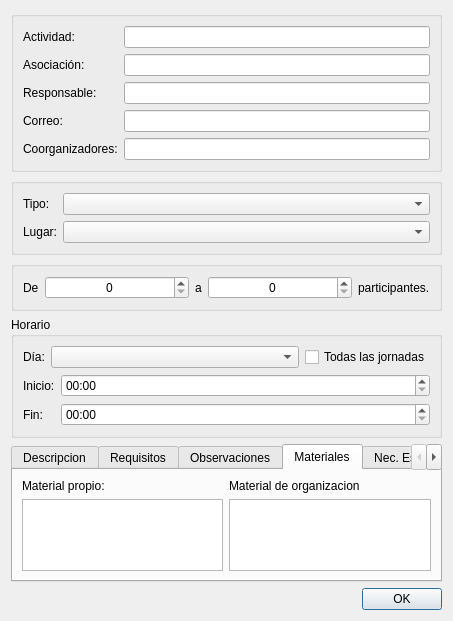
<?xml version="1.0" encoding="UTF-8"?>
<ui version="4.0">
 <class>ActCompletaDialog</class>
 <widget class="QDialog" name="ActCompletaDialog">
  <property name="geometry">
   <rect>
    <x>0</x>
    <y>0</y>
    <width>453</width>
    <height>563</height>
   </rect>
  </property>
  <property name="windowTitle">
   <string>MyAcolito - Vista detallada de actividades</string>
  </property>
  <property name="windowIcon">
   <iconset resource="acolitoRC.qrc">
    <normaloff>:/acolitos/iconos/vistaDetallada</normaloff>:/acolitos/iconos/vistaDetallada</iconset>
  </property>
  <layout class="QVBoxLayout" name="verticalLayout_2">
   <item>
    <widget class="QGroupBox" name="groupBox">
     <property name="title">
      <string/>
     </property>
     <layout class="QGridLayout" name="gridLayout">
      <item row="0" column="0">
       <widget class="QLabel" name="label">
        <property name="text">
         <string>Actividad:</string>
        </property>
       </widget>
      </item>
      <item row="0" column="1">
       <widget class="QLineEdit" name="actividadLine"/>
      </item>
      <item row="1" column="0">
       <widget class="QLabel" name="label_2">
        <property name="text">
         <string>Asociación:</string>
        </property>
       </widget>
      </item>
      <item row="1" column="1">
       <widget class="QLineEdit" name="asociacionLine"/>
      </item>
      <item row="2" column="0">
       <widget class="QLabel" name="label_3">
        <property name="text">
         <string>Responsable:</string>
        </property>
       </widget>
      </item>
      <item row="2" column="1">
       <widget class="QLineEdit" name="responsableLine"/>
      </item>
      <item row="3" column="0">
       <widget class="QLabel" name="label_4">
        <property name="text">
         <string>Correo:</string>
        </property>
       </widget>
      </item>
      <item row="3" column="1">
       <widget class="QLineEdit" name="correoLine"/>
      </item>
      <item row="4" column="0">
       <widget class="QLabel" name="label_5">
        <property name="text">
         <string>Coorganizadores:</string>
        </property>
       </widget>
      </item>
      <item row="4" column="1">
       <widget class="QLineEdit" name="coorganizadorLine"/>
      </item>
     </layout>
    </widget>
   </item>
   <item>
    <widget class="QGroupBox" name="groupBox_2">
     <property name="title">
      <string/>
     </property>
     <layout class="QGridLayout" name="gridLayout_4">
      <item row="0" column="0">
       <widget class="QLabel" name="label_6">
        <property name="text">
         <string>Tipo:</string>
        </property>
       </widget>
      </item>
      <item row="0" column="1">
       <widget class="AcolitoTextComboBox" name="tipoComboBox">
        <property name="sizePolicy">
         <sizepolicy hsizetype="Expanding" vsizetype="Fixed">
          <horstretch>0</horstretch>
          <verstretch>0</verstretch>
         </sizepolicy>
        </property>
       </widget>
      </item>
      <item row="1" column="0">
       <widget class="QLabel" name="label_15">
        <property name="text">
         <string>Lugar:</string>
        </property>
       </widget>
      </item>
      <item row="1" column="1">
       <widget class="AcolitoTextComboBox" name="lugarComboBox">
        <property name="sizePolicy">
         <sizepolicy hsizetype="Expanding" vsizetype="Fixed">
          <horstretch>0</horstretch>
          <verstretch>0</verstretch>
         </sizepolicy>
        </property>
       </widget>
      </item>
     </layout>
    </widget>
   </item>
   <item>
    <widget class="QGroupBox" name="groupBox_4">
     <property name="title">
      <string/>
     </property>
     <layout class="QHBoxLayout" name="horizontalLayout_6">
      <item>
       <widget class="QLabel" name="label_12">
        <property name="text">
         <string>De</string>
        </property>
       </widget>
      </item>
      <item>
       <widget class="QSpinBox" name="minPartSpinBox">
        <property name="sizePolicy">
         <sizepolicy hsizetype="Expanding" vsizetype="Fixed">
          <horstretch>0</horstretch>
          <verstretch>0</verstretch>
         </sizepolicy>
        </property>
        <property name="alignment">
         <set>Qt::AlignCenter</set>
        </property>
       </widget>
      </item>
      <item>
       <widget class="QLabel" name="label_13">
        <property name="text">
         <string>a</string>
        </property>
        <property name="alignment">
         <set>Qt::AlignCenter</set>
        </property>
       </widget>
      </item>
      <item>
       <widget class="QSpinBox" name="maxPartSpinBox">
        <property name="sizePolicy">
         <sizepolicy hsizetype="Expanding" vsizetype="Fixed">
          <horstretch>0</horstretch>
          <verstretch>0</verstretch>
         </sizepolicy>
        </property>
        <property name="alignment">
         <set>Qt::AlignCenter</set>
        </property>
       </widget>
      </item>
      <item>
       <widget class="QLabel" name="label_14">
        <property name="text">
         <string>participantes.</string>
        </property>
       </widget>
      </item>
     </layout>
    </widget>
   </item>
   <item>
    <widget class="QGroupBox" name="groupBox_3">
     <property name="title">
      <string>Horario</string>
     </property>
     <layout class="QGridLayout" name="gridLayout_2">
      <item row="0" column="0" colspan="2">
       <layout class="QHBoxLayout" name="horizontalLayout_2">
        <item>
         <widget class="QLabel" name="label_7">
          <property name="text">
           <string>Día:</string>
          </property>
         </widget>
        </item>
        <item>
         <widget class="AcolitoTextComboBox" name="diaComboBox">
          <property name="sizePolicy">
           <sizepolicy hsizetype="Expanding" vsizetype="Fixed">
            <horstretch>0</horstretch>
            <verstretch>0</verstretch>
           </sizepolicy>
          </property>
         </widget>
        </item>
        <item>
         <widget class="AcolitoBoolCheckBox" name="allJornadasCheckBox">
          <property name="text">
           <string>Todas las jornadas</string>
          </property>
         </widget>
        </item>
       </layout>
      </item>
      <item row="1" column="0">
       <widget class="QLabel" name="label_8">
        <property name="text">
         <string>Inicio:</string>
        </property>
       </widget>
      </item>
      <item row="1" column="1">
       <widget class="QTimeEdit" name="horaInicioTime">
        <property name="sizePolicy">
         <sizepolicy hsizetype="Expanding" vsizetype="Fixed">
          <horstretch>0</horstretch>
          <verstretch>0</verstretch>
         </sizepolicy>
        </property>
        <property name="displayFormat">
         <string>HH:mm</string>
        </property>
       </widget>
      </item>
      <item row="2" column="0">
       <widget class="QLabel" name="label_9">
        <property name="text">
         <string>Fin:</string>
        </property>
       </widget>
      </item>
      <item row="2" column="1">
       <widget class="QTimeEdit" name="horaFinTime">
        <property name="displayFormat">
         <string>HH:mm</string>
        </property>
       </widget>
      </item>
     </layout>
    </widget>
   </item>
   <item>
    <widget class="QTabWidget" name="tabWidget">
     <property name="currentIndex">
      <number>3</number>
     </property>
     <widget class="QWidget" name="tab_5">
      <attribute name="title">
       <string>Descripcion</string>
      </attribute>
      <layout class="QVBoxLayout" name="verticalLayout">
       <item>
        <widget class="QTextEdit" name="descText"/>
       </item>
      </layout>
     </widget>
     <widget class="QWidget" name="tab">
      <attribute name="title">
       <string>Requisitos</string>
      </attribute>
      <layout class="QHBoxLayout" name="horizontalLayout_3">
       <item>
        <widget class="QTextEdit" name="reqText"/>
       </item>
      </layout>
     </widget>
     <widget class="QWidget" name="tab_2">
      <attribute name="title">
       <string>Observaciones</string>
      </attribute>
      <layout class="QHBoxLayout" name="horizontalLayout_4">
       <item>
        <widget class="QTextEdit" name="observacionesText"/>
       </item>
      </layout>
     </widget>
     <widget class="QWidget" name="tab_3">
      <attribute name="title">
       <string>Materiales</string>
      </attribute>
      <layout class="QGridLayout" name="gridLayout_3">
       <item row="0" column="0">
        <widget class="QLabel" name="label_10">
         <property name="text">
          <string>Material propio:</string>
         </property>
        </widget>
       </item>
       <item row="0" column="1">
        <widget class="QLabel" name="label_11">
         <property name="text">
          <string>Material de organizacion</string>
         </property>
        </widget>
       </item>
       <item row="1" column="0">
        <widget class="QTextEdit" name="mPropioText"/>
       </item>
       <item row="1" column="1">
        <widget class="QTextEdit" name="mOrgText"/>
       </item>
      </layout>
     </widget>
     <widget class="QWidget" name="tab_4">
      <attribute name="title">
       <string>Nec. Espacio</string>
      </attribute>
      <layout class="QHBoxLayout" name="horizontalLayout_5">
       <item>
        <widget class="QTextEdit" name="espacioText"/>
       </item>
      </layout>
     </widget>
    </widget>
   </item>
   <item>
    <widget class="QDialogButtonBox" name="buttonBox">
     <property name="orientation">
      <enum>Qt::Horizontal</enum>
     </property>
     <property name="standardButtons">
      <set>QDialogButtonBox::Ok</set>
     </property>
    </widget>
   </item>
  </layout>
 </widget>
 <customwidgets>
  <customwidget>
   <class>AcolitoTextComboBox</class>
   <extends>QComboBox</extends>
   <header location="global">acolitotextcombobox.h</header>
  </customwidget>
  <customwidget>
   <class>AcolitoBoolCheckBox</class>
   <extends>QCheckBox</extends>
   <header location="global">acolitoboolcheckbox.h</header>
  </customwidget>
 </customwidgets>
 <resources>
  <include location="acolitoRC.qrc"/>
 </resources>
 <connections>
  <connection>
   <sender>buttonBox</sender>
   <signal>accepted()</signal>
   <receiver>ActCompletaDialog</receiver>
   <slot>accept()</slot>
   <hints>
    <hint type="sourcelabel">
     <x>248</x>
     <y>254</y>
    </hint>
    <hint type="destinationlabel">
     <x>157</x>
     <y>274</y>
    </hint>
   </hints>
  </connection>
  <connection>
   <sender>buttonBox</sender>
   <signal>rejected()</signal>
   <receiver>ActCompletaDialog</receiver>
   <slot>reject()</slot>
   <hints>
    <hint type="sourcelabel">
     <x>316</x>
     <y>260</y>
    </hint>
    <hint type="destinationlabel">
     <x>286</x>
     <y>274</y>
    </hint>
   </hints>
  </connection>
 </connections>
</ui>
